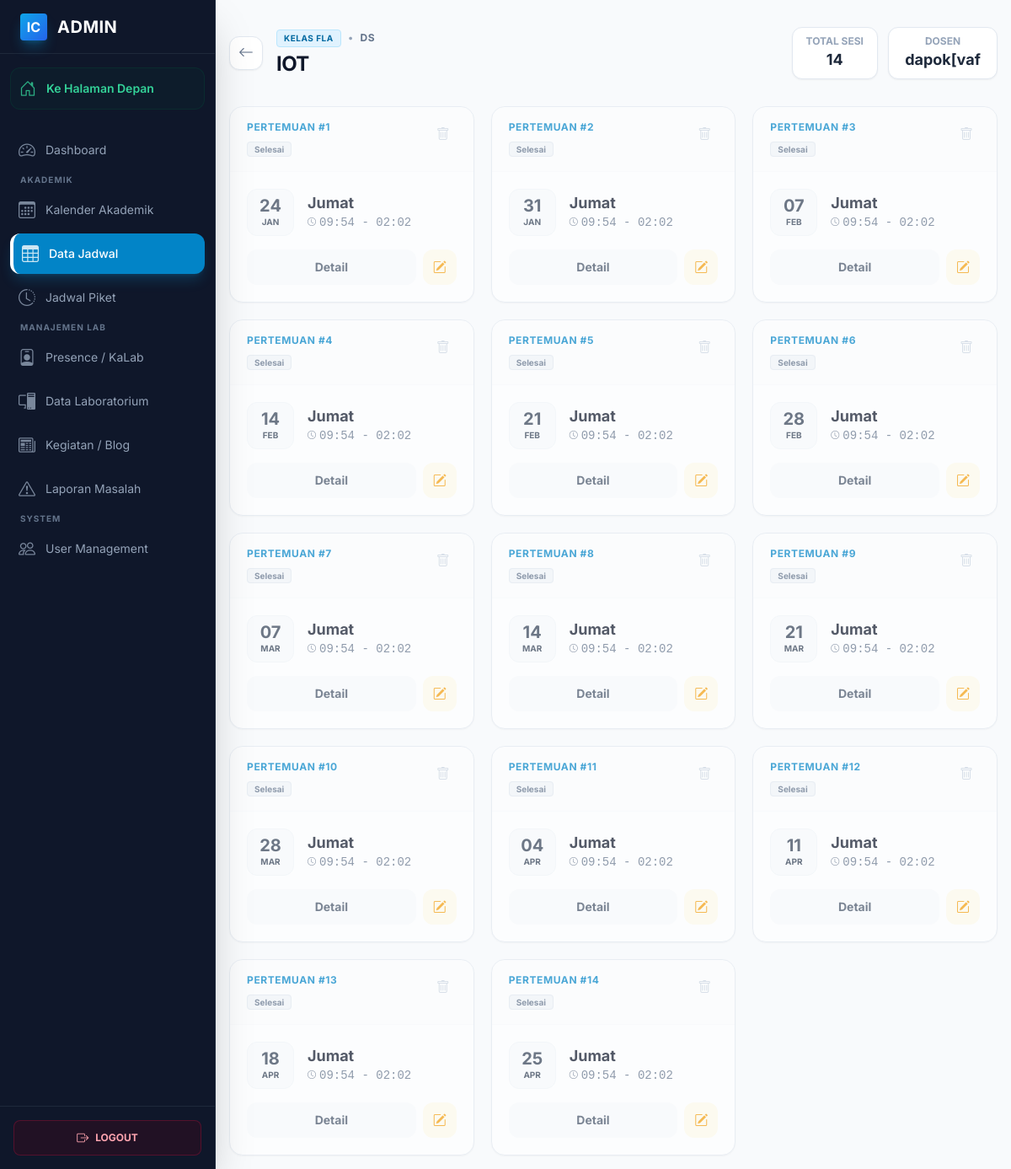
Before: /public/admin/schedules/5/sessions (signed in) with the older database file.
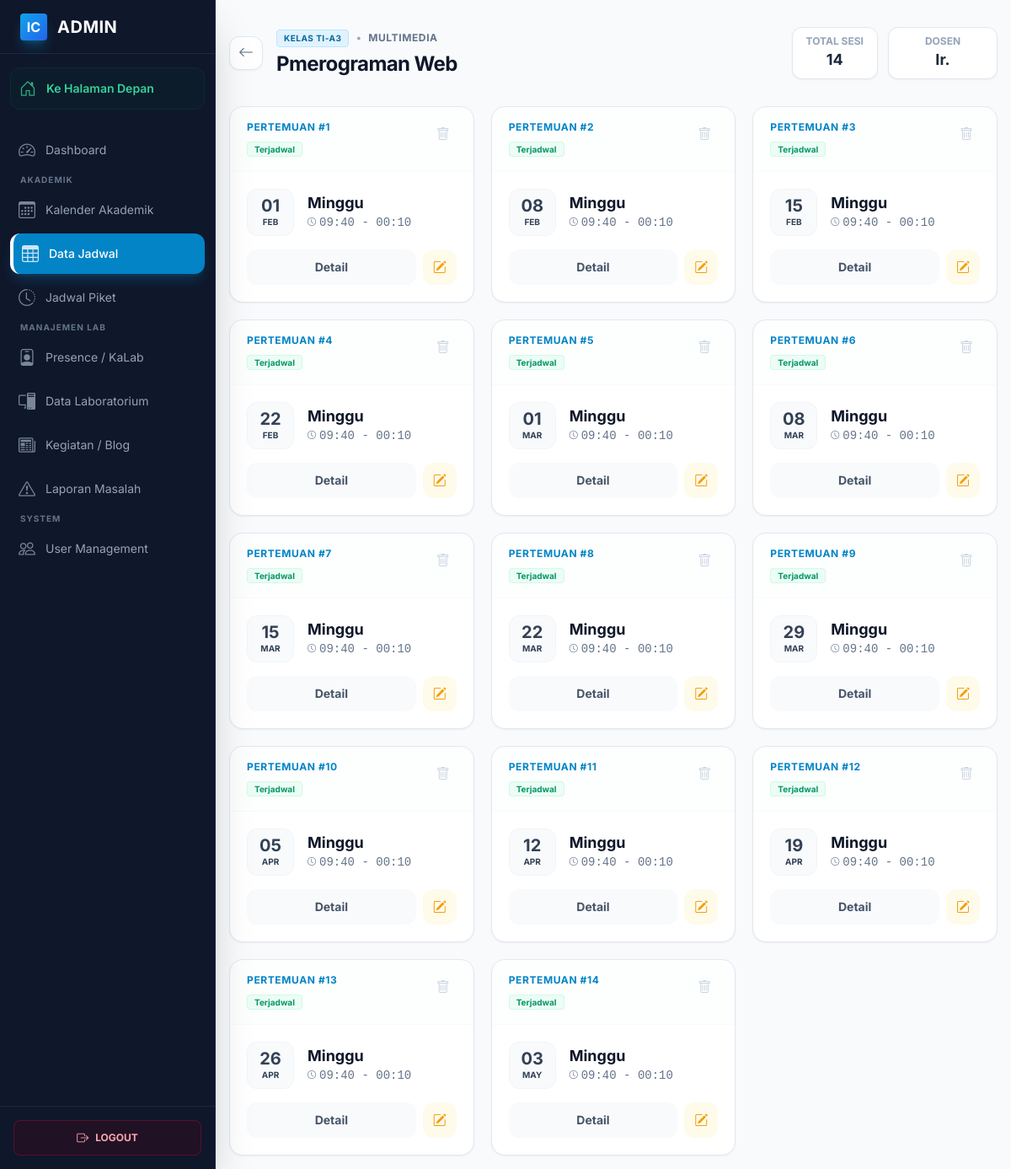
After: the same page with the newer database file.
### tables this page shows
CREATE TABLE `course_plans` (
  `id` int(11) NOT NULL,
  `laboratory_id` int(11) NOT NULL,
  `course_name` varchar(100) NOT NULL,
  `program_study` varchar(100) DEFAULT NULL,
  `semester` int(11) DEFAULT NULL,
  `class_code` varchar(20) DEFAULT NULL,
  `lecturer_name` varchar(100) NOT NULL,
  `lecturer_id` int(11) DEFAULT NULL,
  `lecturer_photo` varchar(255) DEFAULT NULL,
  `assistant_1_name` varchar(100) DEFAULT NULL,
  `assistant_1_id` int(11) DEFAULT NULL,
  `assistant_1_photo` varchar(255) DEFAULT NULL,
  `assistant_2_name` varchar(100) DEFAULT NULL,
  `assistant_2_id` int(11) DEFAULT NULL,
  `assistant_2_photo` varchar(255) DEFAULT NULL,
  `day` enum('Monday','Tuesday','Wednesday','Thursday','Friday','Saturday','Sunday') NOT NULL,
  `start_time` time NOT NULL,
  `end_time` time NOT NULL,
  `total_meetings` int(11) DEFAULT 14,
  `description` text DEFAULT NULL,
  `created_at` timestamp NOT NULL DEFAULT current_timestamp()
);

CREATE TABLE `laboratories` (
  `id` int(11) NOT NULL,
  `lab_name` varchar(100) NOT NULL,
  `image` varchar(255) DEFAULT NULL,
  `description` text DEFAULT NULL,
  `pc_count` int(11) DEFAULT 0,
  `tv_count` int(11) DEFAULT 0,
  `location` varchar(100) DEFAULT NULL
);

CREATE TABLE `schedule_sessions` (
  `id` int(11) NOT NULL,
  `course_plan_id` int(11) NOT NULL,
  `meeting_number` int(11) NOT NULL,
  `session_date` date NOT NULL,
  `start_time` time NOT NULL,
  `end_time` time NOT NULL,
  `topic` varchar(255) DEFAULT NULL,
  `status` enum('scheduled','ongoing','completed','cancelled','rescheduled') DEFAULT 'scheduled',
  `is_replacement` tinyint(1) DEFAULT 0
);

### app/controllers/AdminController.php (called while the page is built, shortened)
<?php
class AdminController extends Controller
{
    public function listScheduleSessions($id)
    {
        $scheduleModel = $this->model('LabScheduleModel');
        $plan = $scheduleModel->getScheduleDetail($id);
        $sessions = $scheduleModel->getSessionsByPlanId($id);
        $data = [
            'plan' => $plan,
            'sessions' => $sessions
        ];
        $this->view('admin/schedules/sessions', $data);
    }
}

### app/core/Router.php (called while the page is built, shortened)
<?php
class Router {
    private $routes = [];
    private $params = [];
    private function addRoute($method, $uri, $controller) {
        $this->routes[] = [
            'method' => $method,
            'uri' => $uri,
            'controller' => $controller
        ];
    }
    public function dispatch() {
        $requestMethod = $_SERVER['REQUEST_METHOD'];
        $requestUri = $this->getRequestUri();
        foreach ($this->routes as $route) {
            if ($route['method'] !== $requestMethod) {
                continue;
            }
            if ($this->matchRoute($route['uri'], $requestUri)) {
                return $this->callController($route['controller']);
            }
        }
    }
    private function getRequestUri() {
        $uri = $_GET['url'] ?? '/';
        $uri = '/' . trim($uri, '/');
        return $uri;
    }
    private function matchRoute($pattern, $uri) {
        $pattern = preg_replace('/\/:([^\/]+)/', '/(?P<$1>[^/]+)', $pattern);
        $pattern = '#^' . $pattern . '$#';
        if (preg_match($pattern, $uri, $matches)) {
            $this->params = array_filter($matches, 'is_string', ARRAY_FILTER_USE_KEY);
            return true;
        }
        return false;
    }
    private function callController($controllerString) {
        list($controllerName, $method) = explode('@', $controllerString);
        $controller = new $controllerName();
        call_user_func_array([$controller, $method], $this->params);
    }
}

### public/index.php (called while the page is built, shortened)
<?php
require_once APP_PATH . '/core/Router.php';
require_once APP_PATH . '/core/Controller.php';
require_once APP_PATH . '/core/Model.php';
require_once APP_PATH . '/config/database.php';
require_once APP_PATH . '/helpers/functions.php';
$router = new Router();
$router->dispatch();

### app/helpers/functions.php (called while the page is built, shortened)
<?php
function e($string) {
    return htmlspecialchars($string, ENT_QUOTES, 'UTF-8');
}
function url($path = '') {
    return BASE_URL . '/' . ltrim($path, '/');
}

### app/config/database.php (called while the page is built, shortened)
<?php
function getDBConnection()
{
    static $pdo = null;
    if ($pdo === null) {
        try {
            $dsn = "mysql:host=" . DB_HOST . ";port=" . DB_PORT . ";dbname=" . DB_NAME . ";charset=" . DB_CHARSET;
            $options = [
                PDO::ATTR_ERRMODE            => PDO::ERRMODE_EXCEPTION,
                PDO::ATTR_DEFAULT_FETCH_MODE => PDO::FETCH_ASSOC,
                PDO::ATTR_EMULATE_PREPARES   => false,
            ];
            $pdo = new PDO($dsn, DB_USER, DB_PASS, $options);
        } catch (PDOException $e) {
            die("Database connection failed: " . $e->getMessage());
        }
    }
    return $pdo;
}

### app/models/LabScheduleModel.php (called while the page is built, shortened)
<?php
class LabScheduleModel extends Model
{
    public function getScheduleDetail($id)
    {
        $sql = "SELECT cp.*, l.lab_name, l.location
                FROM course_plans cp
                JOIN laboratories l ON cp.laboratory_id = l.id
                WHERE cp.id = ?";
        return $this->queryOne($sql, [$id]);
    }
    public function getSessionsByPlanId($planId)
    {
        $sql = "SELECT ss.*, cp.course_name, l.lab_name
                FROM schedule_sessions ss
                JOIN course_plans cp ON ss.course_plan_id = cp.id
                JOIN laboratories l ON cp.laboratory_id = l.id
                WHERE ss.course_plan_id = ?
                ORDER BY ss.meeting_number ASC, ss.session_date ASC";
        return $this->query($sql, [$planId]);
    }
}

### app/core/Model.php (called while the page is built, shortened)
<?php
class Model {
    protected $db;
    public function __construct() {
        $this->db = getDBConnection();
    }
    public function query($sql, $params = []) {
        $stmt = $this->db->prepare($sql);
        $stmt->execute($params);
        return $stmt->fetchAll();
    }
    public function queryOne($sql, $params = []) {
        $stmt = $this->db->prepare($sql);
        $stmt->execute($params);
        return $stmt->fetch();
    }
}

### app/views/admin/schedules/sessions.php (the view, shortened to what the changed rows need)
<?php include APP_PATH . '/views/layouts/header.php'; ?>
<div class="antialiased bg-slate-50 min-h-screen">
    <?php include APP_PATH . '/views/layouts/sidebar.php'; ?>
    <main class="p-4 sm:ml-64 pt-8 transition-all duration-300">
        <div class="max-w-7xl mx-auto">
            <div class="flex flex-col md:flex-row justify-between items-start md:items-center mb-8 gap-4">
                <div class="flex items-center gap-4">
                    <a href="<?= url('/admin/schedules') ?>"
                        class="w-10 h-10 flex items-center justify-center rounded-xl bg-white border border-slate-200 text-slate-500 hover:text-primary-600 hover:border-primary-200 shadow-sm transition-all"
                        title="Kembali ke Daftar Matkul">
                        <i class="bi bi-arrow-left text-lg"></i>
                    </a>
                    <div>
                        <div class="flex items-center gap-2">
                            <span
                                class="bg-primary-100 text-primary-700 text-[10px] font-bold px-2 py-0.5 rounded border border-primary-200 uppercase tracking-wider">
                                Kelas <?= e($plan['class_code']) ?>
                            </span>
                            <span class="text-slate-400 text-xs">•</span>
                            <span
                                class="text-slate-500 text-xs font-bold uppercase tracking-wider"><?= e($plan['lab_name']) ?></span>
                        </div>
                        <h1 class="text-2xl font-bold tracking-tight text-slate-900 mt-1">
                            <?= e($plan['course_name']) ?>
                        </h1>
                    </div>
                </div>
                <div class="flex gap-3">
                    <div class="bg-white px-4 py-2 rounded-xl border border-slate-200 shadow-sm text-center">
                        <span class="block text-xs text-slate-400 font-bold uppercase">Total Sesi</span>
                        <span class="block text-lg font-bold text-slate-800"><?= count($sessions) ?></span>
                    </div>
                    <div class="bg-white px-4 py-2 rounded-xl border border-slate-200 shadow-sm text-center">
                        <span class="block text-xs text-slate-400 font-bold uppercase">Dosen</span>
                        <span
                            class="block text-lg font-bold text-slate-800 text-ellipsis overflow-hidden w-24 whitespace-nowrap"
                            title="<?= e($plan['lecturer_name']) ?>">
                            <?= explode(' ', e($plan['lecturer_name']))[0] ?>
                        </span>
                    </div>
                </div>
            </div>
            <?php if (!empty($sessions)): ?>
            <div class="grid grid-cols-1 md:grid-cols-2 lg:grid-cols-3 xl:grid-cols-4 gap-5">
                <?php foreach ($sessions as $session): ?>
                <?php
                        $dateObj = new DateTime($session['session_date']);
                        $dayName = $dateObj->format('l');
                        $daysID = ['Monday' => 'Senin', 'Tuesday' => 'Selasa', 'Wednesday' => 'Rabu', 'Thursday' => 'Kamis', 'Friday' => 'Jumat', 'Saturday' => 'Sabtu', 'Sunday' => 'Minggu'];
                        $dayIndo = $daysID[$dayName] ?? $dayName;
                        $isPast = $dateObj < new DateTime('today');
                        $cardOpacity = $isPast ? 'opacity-70 hover:opacity-100' : 'opacity-100';
                        $statusBadge = $isPast
                            ? '<span class="text-[10px] bg-slate-100 text-slate-500 px-2 py-0.5 rounded border border-slate-200 font-bold">Selesai</span>'
                            : '<span class="text-[10px] bg-emerald-50 text-emerald-600 px-2 py-0.5 rounded border border-emerald-100 font-bold">Terjadwal</span>';
                        ?>
                <div
                    class="group bg-white rounded-2xl border border-slate-200 shadow-sm hover:shadow-md hover:border-primary-300 transition-all duration-300 relative overflow-hidden <?= $cardOpacity ?>">
                    <div class="px-5 py-4 border-b border-slate-50 flex justify-between items-start bg-slate-50/30">
                        <div>
                            <span class="text-xs font-bold text-primary-600 uppercase tracking-wider block mb-1">
                                Pertemuan #<?= $session['meeting_number'] ?>
                            </span>
                            <?= $statusBadge ?>
                        </div>
                        <form method="POST" action="<?= url('/admin/sessions/' . $session['id'] . '/delete') ?>"
                            onsubmit="return confirm('Hapus HANYA sesi tanggal <?= $dateObj->format('d M Y') ?> ini?');">
                            <button type="submit"
                                class="w-8 h-8 rounded-lg flex items-center justify-center text-slate-300 hover:text-rose-500 hover:bg-rose-50 transition-colors"
                                title="Hapus Sesi Ini">
                                <i class="bi bi-trash"></i>
                            </button>
                        </form>
                    </div>
                    <div class="p-5">
                        <div class="flex items-center gap-4 mb-4">
                            <div
                                class="flex flex-col items-center justify-center w-14 h-14 bg-slate-50 rounded-xl border border-slate-100 text-slate-700 group-hover:bg-primary-50 group-hover:text-primary-700 group-hover:border-primary-100 transition-colors">
                                <span class="text-xl font-bold leading-none"><?= $dateObj->format('d') ?></span>
                                <span class="text-[10px] font-bold uppercase mt-0.5"><?= $dateObj->format('M') ?></span>
                            </div>
                            <div>
                                <h3 class="font-bold text-slate-900 text-lg leading-tight"><?= $dayIndo ?></h3>
                                <p class="text-sm font-mono text-slate-500 mt-0.5 flex items-center gap-1">
                                    <i class="bi bi-clock text-[10px]"></i>
                                    <?= date('H:i', strtotime($session['start_time'])) ?> -
                                    <?= date('H:i', strtotime($session['end_time'])) ?>
                                </p>
                            </div>
                        </div>
                        <div class="flex gap-2">
                            <a href="<?= url('/admin/sessions/' . $session['id']) ?>"
                                class="flex-1 py-2.5 text-center text-sm font-bold text-slate-600 bg-slate-50 rounded-xl border border-transparent hover:bg-white hover:border-slate-200 hover:shadow-sm transition-all">
                                Detail
                            </a>
                            <a href="<?= url('/admin/sessions/' . $session['id'] . '/edit') ?>"
                                class="w-10 flex items-center justify-center text-amber-500 bg-amber-50 rounded-xl border border-transparent hover:bg-amber-100 hover:border-amber-200 transition-all"
                                title="Reschedule">
                                <i class="bi bi-pencil-square"></i>
                            </a>
                        </div>
                    </div>
                </div>
                <?php endforeach; ?>
            </div>
            <?php endif; ?>
        </div>
    </main>
</div>
<?php include APP_PATH . '/views/admin/layouts/footer.php'; ?>

Changed rows visible on the page:
changed course_plans: class_code "FLA" → "TI-A3"; laboratory.lab_name "DS" → "MULTIMEDIA"; course_name "IOT" → "Pmerograman Web"; lecturer_name "dapok[vaf" → "Ir."
changed schedule_sessions (number 1 of 14 on the later page): session_date "24" → "01"; session_date "JAN" → "FEB"; session_date "Jumat" → "Minggu"; start_time "09:54" → "09:40"; end_time "02:02" → "00:10"; session_date "Selesai" → "Terjadwal"
changed schedule_sessions (number 2 of 14 on the later page): session_date "31" → "08"; session_date "JAN" → "FEB"; session_date "Jumat" → "Minggu"; start_time "09:54" → "09:40"; end_time "02:02" → "00:10"; session_date "Selesai" → "Terjadwal"
changed schedule_sessions (number 3 of 14 on the later page): session_date "07" → "15"; session_date "Jumat" → "Minggu"; start_time "09:54" → "09:40"; end_time "02:02" → "00:10"; session_date "Selesai" → "Terjadwal"
changed schedule_sessions (number 4 of 14 on the later page): session_date "14" → "22"; session_date "Jumat" → "Minggu"; start_time "09:54" → "09:40"; end_time "02:02" → "00:10"; session_date "Selesai" → "Terjadwal"
changed schedule_sessions (number 5 of 14 on the later page): session_date "21" → "01"; session_date "FEB" → "MAR"; session_date "Jumat" → "Minggu"; start_time "09:54" → "09:40"; end_time "02:02" → "00:10"; session_date "Selesai" → "Terjadwal"
changed schedule_sessions (number 6 of 14 on the later page): session_date "28" → "08"; session_date "FEB" → "MAR"; session_date "Jumat" → "Minggu"; start_time "09:54" → "09:40"; end_time "02:02" → "00:10"; session_date "Selesai" → "Terjadwal"
changed schedule_sessions (number 7 of 14 on the later page): session_date "07" → "15"; session_date "Jumat" → "Minggu"; start_time "09:54" → "09:40"; end_time "02:02" → "00:10"; session_date "Selesai" → "Terjadwal"
changed schedule_sessions (number 8 of 14 on the later page): session_date "14" → "22"; session_date "Jumat" → "Minggu"; start_time "09:54" → "09:40"; end_time "02:02" → "00:10"; session_date "Selesai" → "Terjadwal"
changed schedule_sessions (number 9 of 14 on the later page): session_date "21" → "29"; session_date "Jumat" → "Minggu"; start_time "09:54" → "09:40"; end_time "02:02" → "00:10"; session_date "Selesai" → "Terjadwal"
changed schedule_sessions (number 10 of 14 on the later page): session_date "28" → "05"; session_date "MAR" → "APR"; session_date "Jumat" → "Minggu"; start_time "09:54" → "09:40"; end_time "02:02" → "00:10"; session_date "Selesai" → "Terjadwal"
changed schedule_sessions (number 11 of 14 on the later page): session_date "04" → "12"; session_date "Jumat" → "Minggu"; start_time "09:54" → "09:40"; end_time "02:02" → "00:10"; session_date "Selesai" → "Terjadwal"
changed schedule_sessions (number 12 of 14 on the later page): session_date "11" → "19"; session_date "Jumat" → "Minggu"; start_time "09:54" → "09:40"; end_time "02:02" → "00:10"; session_date "Selesai" → "Terjadwal"
changed schedule_sessions (number 13 of 14 on the later page): session_date "18" → "26"; session_date "Jumat" → "Minggu"; start_time "09:54" → "09:40"; end_time "02:02" → "00:10"; session_date "Selesai" → "Terjadwal"
changed schedule_sessions: session_date "25" → "03"; session_date "APR" → "MAY"; session_date "Jumat" → "Minggu"; start_time "09:54" → "09:40"; end_time "02:02" → "00:10"; session_date "Selesai" → "Terjadwal"
